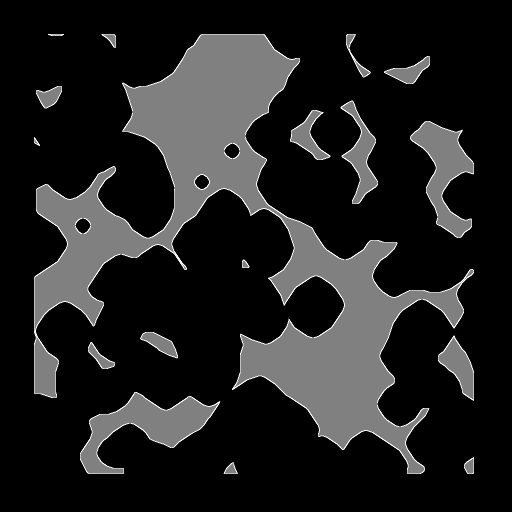
#> input picture Algos/Python/CA/1.bmp, 1024 x 1024 px, found by its file name (shown at 1/2 size)
$ python perlin_custom1.py
#> lines starting #> are read from the running program, lines starting #| are printed output that depends on the picture
import os,sys,math,numpy,random,cv2

m_rnd_distribution = None

def _get_rnd_distribution_from_img(path):
#> called with path = '1.bmp'
    img = cv2.imread(path, 0)
#> img is the input picture: shape (1024, 1024); min 0, max 255, mean 33.2
    img = cv2.normalize(img, img, 0, 255, cv2.NORM_MINMAX)
    img_array    = numpy.asarray(img)
    img_array_1D = img_array.reshape((img_array.shape[0]*img_array.shape[1]))
    histogram    = numpy.histogram(img_array_1D,density=True, bins=[x for x in range(0,256)])
    h_p_f        = histogram[0]
#> h_p_f = 255 values, max 0.759 at index 0, min 0 at index 1, mean 0.00392
    h_p_f        = numpy.append(h_p_f, 0)
#> h_p_f = 256 values, max 0.759 at index 0, min 0 at index 1, mean 0.00391
    h_values     = histogram[1]
#> h_values = 256 values from 0 to 255
    h_values_f   = numpy.interp(h_values, (h_values.min(), h_values.max()), (-1, 1)).round(8)
#> h_values_f = 256 values from -1 to 1
    return [h_values_f,h_p_f]

def _perlin(x, y, seed=0):
    global m_rnd_distribution
    numpy.random.seed(seed)
    ptable = [int(math.floor(_fdiv(numpy.random.choice(m_rnd_distribution[0], p=m_rnd_distribution[1])+1,2)*255)) for x in range(256)]
    numpy.random.shuffle(ptable)
    ptable = numpy.stack([ptable, ptable]).flatten()
    xi, yi = x.astype(int), y.astype(int)
    xg, yg = x - xi, y - yi
    xf, yf = _fade(xg), _fade(yg)
    n00 = _gradient(ptable[ptable[xi] + yi], xg, yg)
    n01 = _gradient(ptable[ptable[xi] + yi + 1], xg, yg - 1)
    n11 = _gradient(ptable[ptable[xi + 1] + yi + 1], xg - 1, yg - 1)
    n10 = _gradient(ptable[ptable[xi + 1] + yi], xg - 1, yg)
    x1 = _lerp(n00, n10, xf)
    x2 = _lerp(n01, n11, xf)
    return _lerp(x1, x2, yf)

def _lerp(a, b, x):
    return a+x*(b-a)

def _fade(f):
    return (6 * f**5) - (15 * f**4) + (10 * f**3)

def _fdiv(a,b):
    return float(float(a)/float(b))

def _gradient(c, x, y):
    vectors = numpy.array([[0, 1], [0, -1], [1, 0], [-1, 0]])
    gradient_co = vectors[c % 4]
    return gradient_co[:, :, 0] * x + gradient_co[:, :, 1] * y

def generate_perlin(w,h,space,seed):
    lin_array_w = numpy.linspace(1, space, w, endpoint=False)
    lin_array_h = numpy.linspace(1, space, h, endpoint=False)
    x, y = numpy.meshgrid(lin_array_w, lin_array_h)
    ar   = _perlin(x, y, seed=seed)
    return ar

def _float2byte(array):
    img_int        = numpy.zeros(shape=(array.shape[0],array.shape[1]), dtype=numpy.short)
    img_byte       = numpy.zeros(shape=(array.shape[0],array.shape[1]), dtype=numpy.ubyte)
    img_int[:,:]   = array[:,:]*2048
    _max           = img_int.max()
    _min           = img_int.min()
    _base          = (_max-_min)
    img_byte[:,:]  = ((img_int[:,:]-_min)/(_base))*255
    return img_byte

def perlin_noise_gen(w,h,seed,_octaves,lac,ridge):
    noise_fractal = numpy.zeros(shape=(w,h), dtype=numpy.float32)
    noise = [generate_perlin(w,h,8*(octave+1),seed) for octave in range(_octaves)]
    for i in range(w):
        for j in range(h):
            val = 0
            for p in range(_octaves):
                f      = int(math.floor(math.pow(lac,p)))
                xi     = int((math.floor((i)*f)%w))
                yi     = int((math.floor((j)*f)%h))
                sample = (math.pow(2,-p) * noise[p][xi,yi])
                val    = (val+math.fabs(sample)) if ridge==True else (val+sample)
            noise_fractal[i,j]   = val
    return _float2byte(noise_fractal)

if __name__ == "__main__":
    m_rnd_distribution=_get_rnd_distribution_from_img('1.bmp')
#> m_rnd_distribution = 2 items
    img = perlin_noise_gen(1024,1024,128,4,2,False)
#> in _perlin, `ptable = [int(math.floor(_fdiv(numpy.random.choice(m_rnd_distribution[..`: ptable = 256 values, max 253 at index 20, min 0 at index 1, mean 38.39
#> in _perlin, `ptable = numpy.stack([ptable, ptable]).flatten()`: ptable = 512 values, max 253 at index 11, min 0 at index 0, mean 38.39
#> in generate_perlin, `ar   = _perlin(x, y, seed=seed)`:
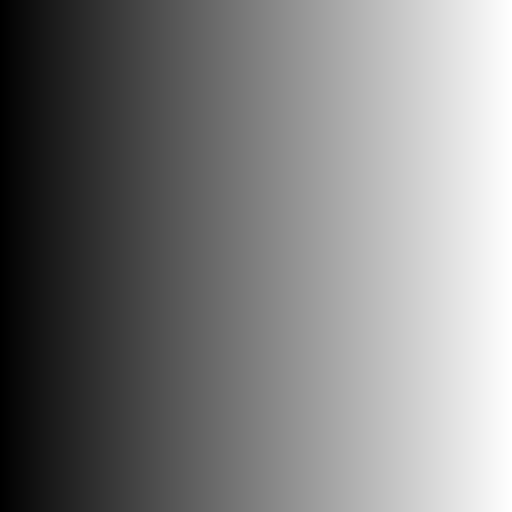
#> x: shape (1024, 1024) float64 (shown at 1/2 size); min 1, max 7.99, mean 4.5; drawn with min black and max white
#> in _lerp (call 6), `return a+x*(b-a)`:
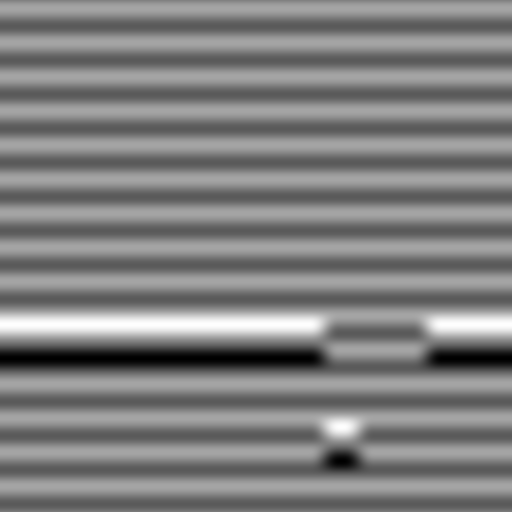
#> returned value: shape (1024, 1024) float64 (shown at 1/2 size); min -0.5, max 0.5, mean -6.4e-10; drawn with min black and max white
#> in _lerp (call 9), `return a+x*(b-a)`:
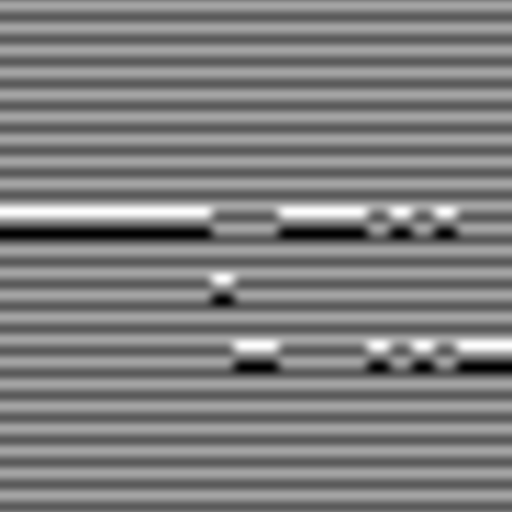
#> returned value: shape (1024, 1024) float64 (shown at 1/2 size); min -0.5, max 0.5, mean -5.32e-10; drawn with min black and max white
#> call 4 of _perlin, with seed = 128
#> in _perlin (call 4), `ptable = [int(math.floor(_fdiv(numpy.random.choice(m_rnd_distribution[..`: ptable = 256 values, max 253 at index 20, min 0 at index 1, mean 38.39
#> in _perlin (call 4), `ptable = numpy.stack([ptable, ptable]).flatten()`: ptable = 512 values, max 253 at index 11, min 0 at index 0, mean 38.39
#> in _perlin (call 4), `xf, yf = _fade(xg), _fade(yg)`:
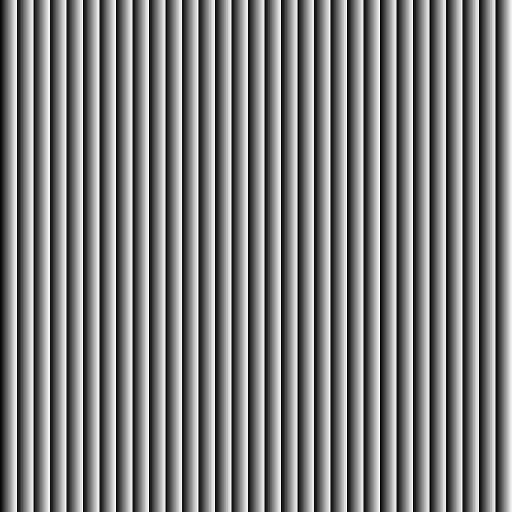
#> xg: shape (1024, 1024) float64 (shown at 1/2 size); min 0, max 0.999, mean 0.5
#> in _perlin (call 4), `xf, yf = _fade(xg), _fade(yg)`:
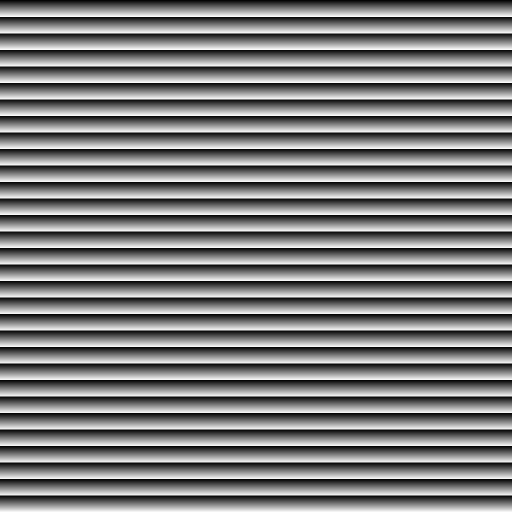
#> yg: shape (1024, 1024) float64 (shown at 1/2 size); min 0, max 0.999, mean 0.5
#> in _lerp (call 12), `return a+x*(b-a)`:
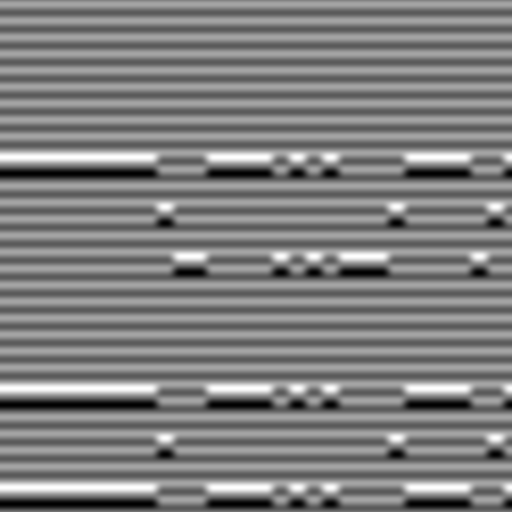
#> returned value: shape (1024, 1024) float64 (shown at 1/2 size); min -0.5, max 0.5, mean -6.95e-10; drawn with min black and max white
#> in perlin_noise_gen, `noise = [generate_perlin(w,h,8*(octave+1),seed) for octave in range(_o..`: noise = 4 items
#> after the loop in perlin_noise_gen, `for i in range(w):`:
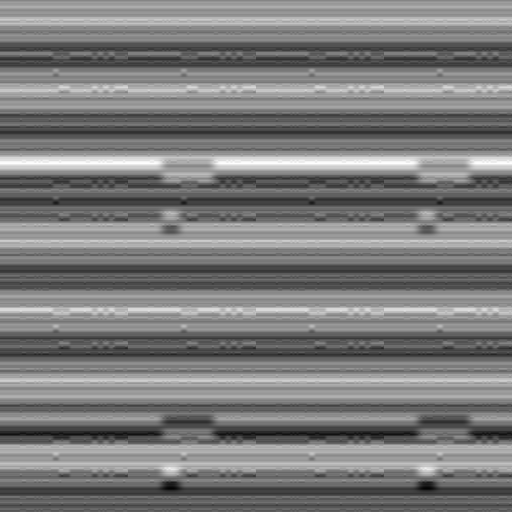
#> noise_fractal: shape (1024, 1024) float32 (shown at 1/2 size); min -0.4, max 0.427, mean 1.95e-06; drawn with min black and max white
    cv2.imwrite('noise.bmp', img)

$ run again, with Algos/Python/CA/0.bmp copied over Algos/Python/CA/1.bmp
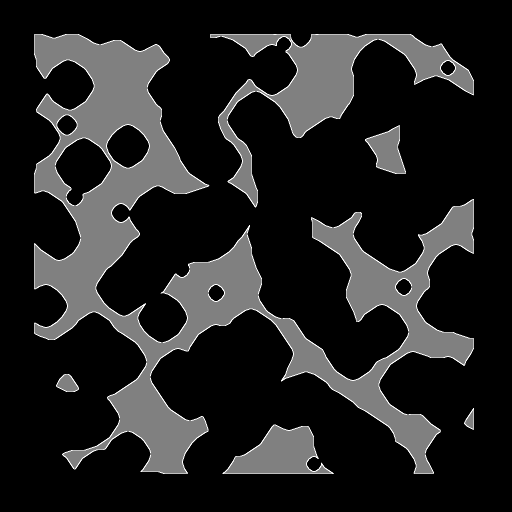
#> input picture Algos/Python/CA/0.bmp, 1024 x 1024 px, found by its file name (shown at 1/2 size)
#> in _get_rnd_distribution_from_img, img is the input picture: shape (1024, 1024); min 0, max 255, mean 34.5
#> in _get_rnd_distribution_from_img, `h_p_f        = histogram[0]`: h_p_f = 255 values, max 0.752 at index 0, min 0 at index 1, mean 0.00392
#> in _get_rnd_distribution_from_img, `h_p_f        = numpy.append(h_p_f, 0)`: h_p_f = 256 values, max 0.752 at index 0, min 0 at index 1, mean 0.00391
#> h_values = 256 values from 0 to 255
#> h_values_f = 256 values from -1 to 1
#> m_rnd_distribution = 2 items
#> in _perlin, `ptable = [int(math.floor(_fdiv(numpy.random.choice(m_rnd_distribution[..`: ptable = 256 values, max 253 at index 20, min 0 at index 1, mean 39.89
#> in _perlin, `ptable = numpy.stack([ptable, ptable]).flatten()`: ptable = 512 values, max 253 at index 11, min 0 at index 0, mean 39.89
#> in _lerp (call 12), `return a+x*(b-a)`:
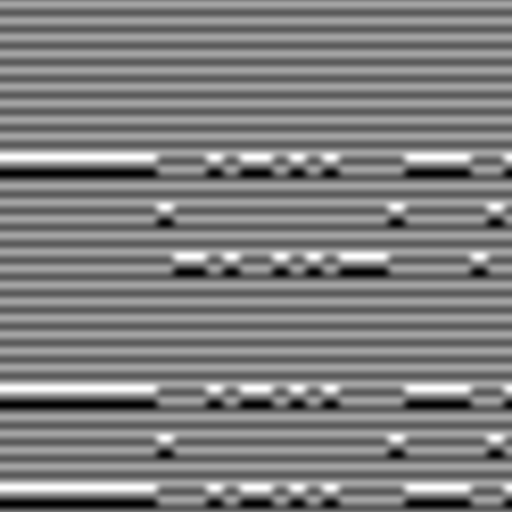
#> returned value: shape (1024, 1024) float64 (shown at 1/2 size); min -0.5, max 0.5, mean -6.71e-10; drawn with min black and max white
#> noise = 4 items
#> after the loop in perlin_noise_gen, `for i in range(w):`:
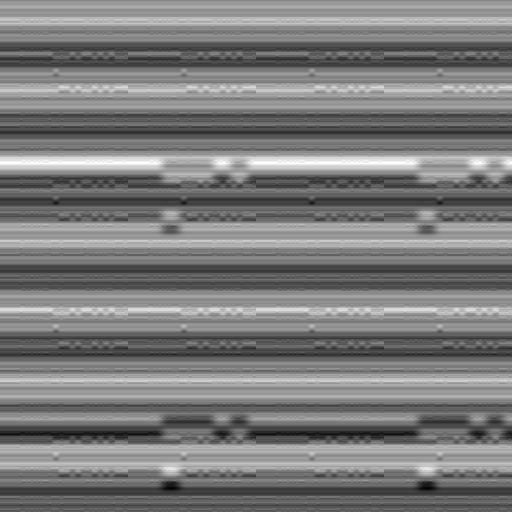
#> noise_fractal: shape (1024, 1024) float32 (shown at 1/2 size); min -0.4, max 0.427, mean 1.91e-06; drawn with min black and max white

$ run again, with Algos/Python/CA/3.bmp copied over Algos/Python/CA/1.bmp
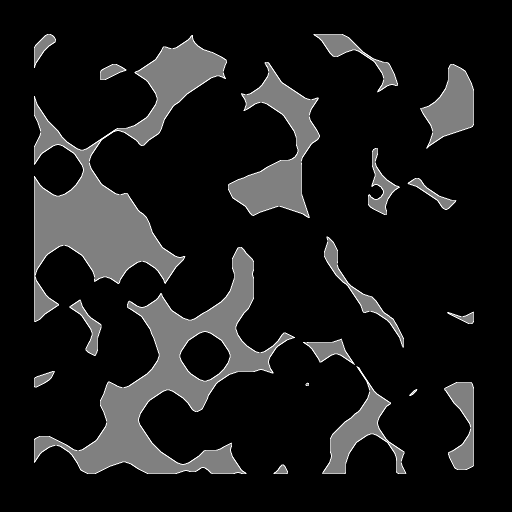
#> input picture Algos/Python/CA/3.bmp, 1024 x 1024 px, found by its file name (shown at 1/2 size)
#> in _get_rnd_distribution_from_img, img is the input picture: shape (1024, 1024); min 0, max 255, mean 26
#> in _get_rnd_distribution_from_img, `h_p_f        = histogram[0]`: h_p_f = 255 values, max 0.817 at index 0, min 0 at index 1, mean 0.00392
#> in _get_rnd_distribution_from_img, `h_p_f        = numpy.append(h_p_f, 0)`: h_p_f = 256 values, max 0.817 at index 0, min 0 at index 1, mean 0.00391
#> h_values = 256 values from 0 to 255
#> h_values_f = 256 values from -1 to 1
#> m_rnd_distribution = 2 items
#> in _perlin, `ptable = [int(math.floor(_fdiv(numpy.random.choice(m_rnd_distribution[..`: ptable = 256 values, max 253 at index 20, min 0 at index 1, mean 30.39
#> in _perlin, `ptable = numpy.stack([ptable, ptable]).flatten()`: ptable = 512 values, max 253 at index 11, min 0 at index 0, mean 30.39
#> in _lerp (call 12), `return a+x*(b-a)`:
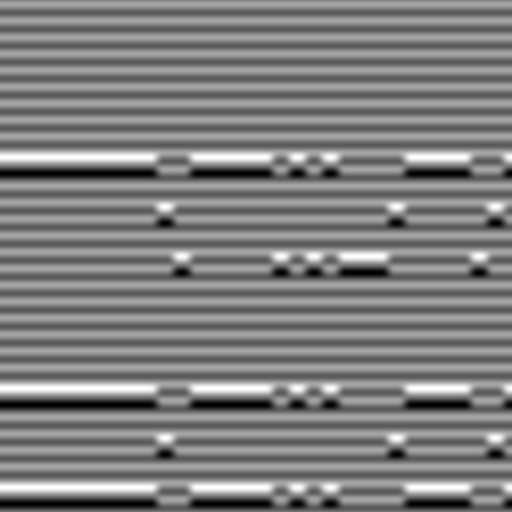
#> returned value: shape (1024, 1024) float64 (shown at 1/2 size); min -0.5, max 0.5, mean -7.18e-10; drawn with min black and max white
#> noise = 4 items
#> after the loop in perlin_noise_gen, `for i in range(w):`:
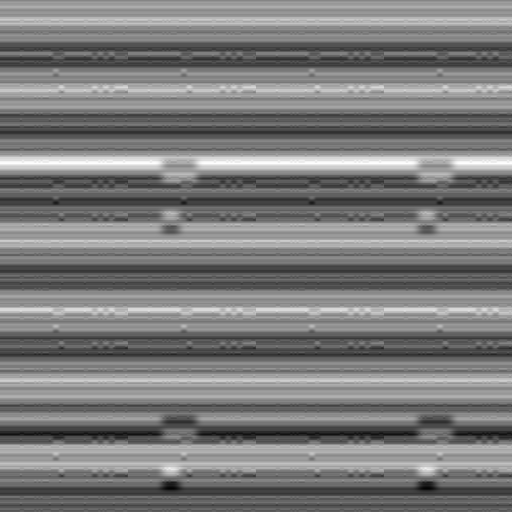
#> noise_fractal: shape (1024, 1024) float32 (shown at 1/2 size); min -0.4, max 0.427, mean 1.99e-06; drawn with min black and max white
